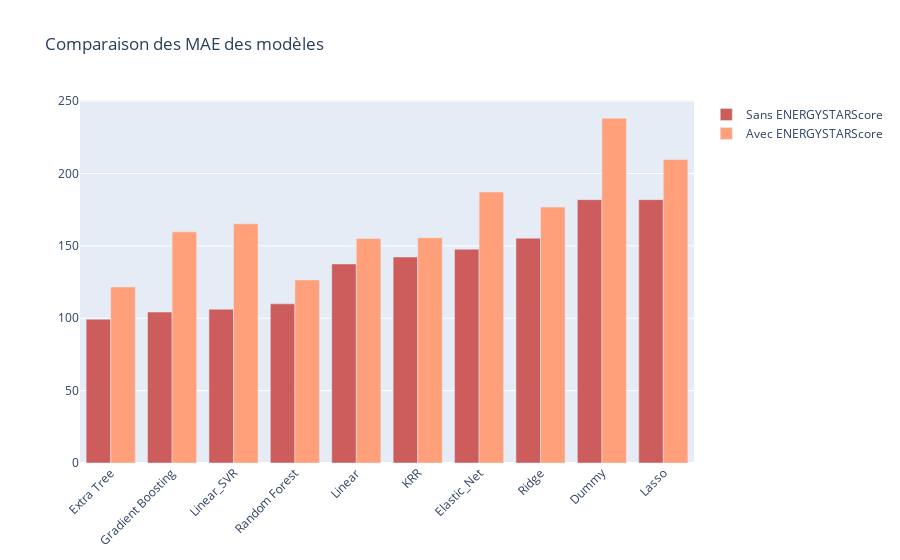

Here is the notebook cell this chart was saved with:
### Code cell
df_R2_sort = pd.DataFrame(df_Result['mae_test'].sort_values())
df_R2_sort['mae_test_E'] = df_Result_E['mae_test_E']

fig = go.Figure()
fig.add_trace(go.Bar(
    x=df_R2_sort.index,
    y=df_R2_sort['mae_test'],
    name='Sans ENERGYSTARScore',
    marker_color='indianred'
))
fig.add_trace(go.Bar(
    x=df_R2_sort.index,
    y=df_R2_sort['mae_test_E'],
    name='Avec ENERGYSTARScore',
    marker_color='lightsalmon'
))

# Here we modify the tickangle of the xaxis, resulting in rotated labels.
fig.update_layout(barmode='group', xaxis_tickangle=-45)
fig.update_layout(title_text='Comparaison des MAE des modèles')

fig.show()

### Figure 1 — Plotly figure (JSON) as saved in the notebook; plotly's stock layout.template omitted (floating-point values rounded to 4 significant figures)
{"data": [{"marker": {"color": "indianred"}, "name": "Sans ENERGYSTARScore", "type": "bar", "x": ["Extra Tree", "Gradient Boosting", "Linear_SVR", "Random Forest", "Linear", "KRR", "Elastic_Net", "Ridge", "Dummy", "Lasso"], "y": [99.37, 104.3, 106.3, 110.0, 137.5, 142.3, 147.7, 155.3, 181.9, 181.9]}, {"marker": {"color": "lightsalmon"}, "name": "Avec ENERGYSTARScore", "type": "bar", "x": ["Extra Tree", "Gradient Boosting", "Linear_SVR", "Random Forest", "Linear", "KRR", "Elastic_Net", "Ridge", "Dummy", "Lasso"], "y": [121.6, 159.7, 165.2, 126.5, 155.1, 155.6, 187.2, 176.8, 238.2, 209.7]}], "layout": {"barmode": "group", "title": {"text": "Comparaison des MAE des modèles"}, "xaxis": {"tickangle": -45}}}
